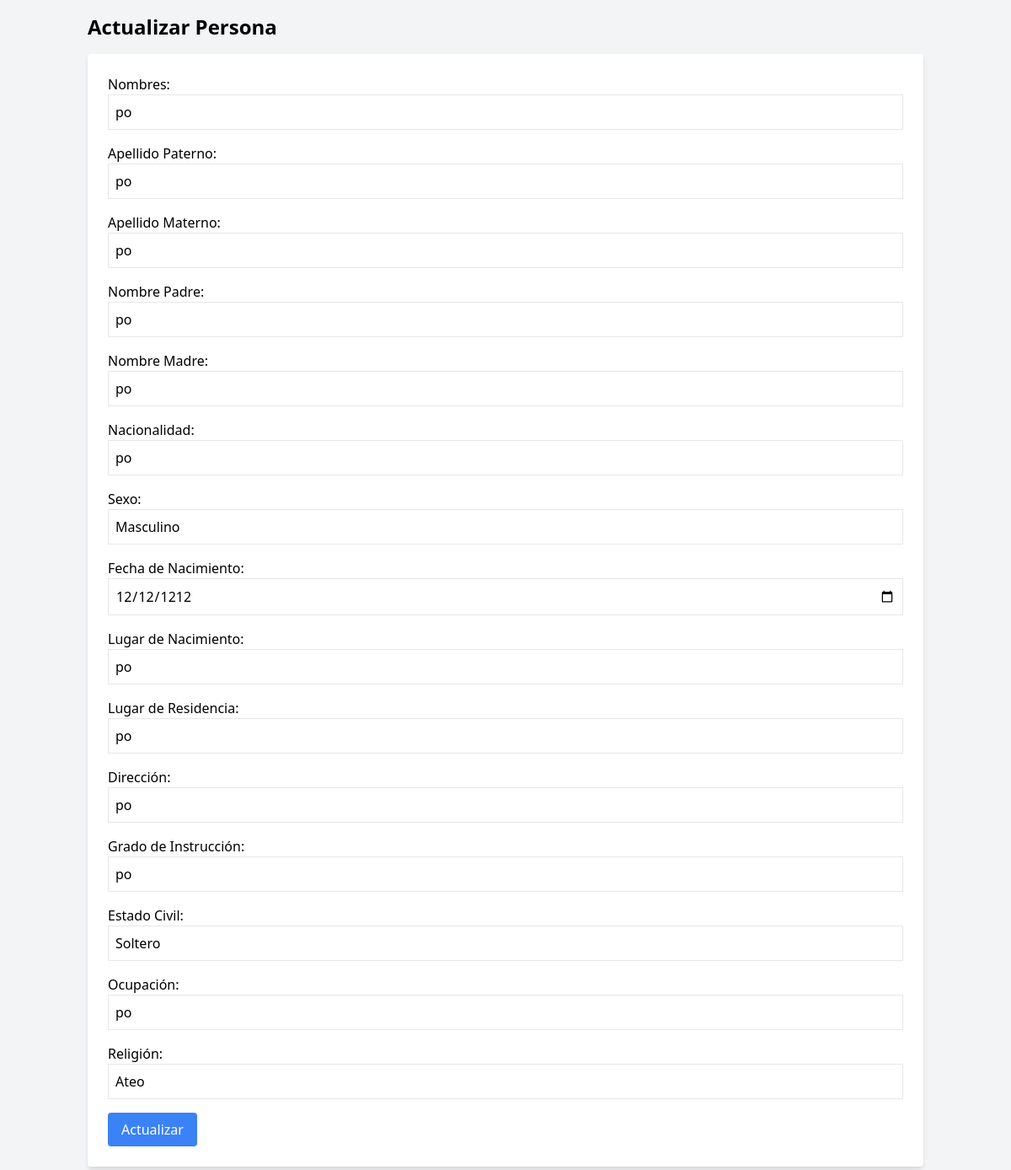
Screenshot of /update.php?dni=0101 with the database file from the repository.
### tables this page shows
CREATE TABLE `personas` (
  `dni` varchar(20) NOT NULL,
  `nombres` varchar(100) DEFAULT NULL,
  `apellidopa` varchar(50) DEFAULT NULL,
  `apellidoma` varchar(50) DEFAULT NULL,
  `nombrepa` varchar(50) DEFAULT NULL,
  `nombrema` varchar(50) DEFAULT NULL,
  `nacionalidad` varchar(50) DEFAULT NULL,
  `sexo` varchar(10) DEFAULT NULL,
  `fechanac` date DEFAULT NULL,
  `lugarnac` varchar(100) DEFAULT NULL,
  `departamento` varchar(45) NOT NULL,
  `provincia` varchar(45) NOT NULL,
  `distrito` varchar(40) NOT NULL,
  `lugarresi` varchar(100) DEFAULT NULL,
  `direccion` varchar(255) DEFAULT NULL,
  `gradoins` varchar(50) DEFAULT NULL,
  `estadoci` varchar(50) DEFAULT NULL,
  `ocupacion` varchar(50) DEFAULT NULL,
  `religion` varchar(50) DEFAULT NULL
);

### db.php (called while the page is built, shortened)
<?php
class Persona
{
    private $conn;
    private $table_name = "personas";
    public function __construct($db)
    {
        $this->conn = $db;
    }
    public function read($search = "", $start = 0, $limit = 10)
    {
        $query = "SELECT * FROM " . $this->table_name . " WHERE CONCAT(dni, ' ', nombres, ' ', apellidopa, ' ', apellidoma, ' ', nombrepa, ' ', nombrema, ' ', nacionalidad, ' ', sexo, ' ', fechanac, ' ', lugarnac, ' ', lugarresi,' ', departamento,' ', provincia,' ', distrito, ' ', direccion, ' ', gradoins, ' ', estadoci, ' ', ocupacion, ' ', religion) LIKE ? LIMIT ?, ?";
        $stmt = $this->conn->prepare($query);
        $search = "%{$search}%";
        $stmt->bind_param("sii", $search, $start, $limit);
        $stmt->execute();
        $result = $stmt->get_result();
        return $result;
    }
}

### update.php (the view, shortened to what this page needs)
<!DOCTYPE html>
<html lang="es">
<head>
    <link href="https://cdn.jsdelivr.net/npm/tailwindcss@2.2.19/dist/tailwind.min.css" rel="stylesheet">
</head>
<body class="bg-gray-100">
    <div class="container mx-auto p-4">
        <h1 class="text-2xl font-bold mb-4">Actualizar Persona</h1>
        <?php
        include_once 'db.php';
        $database = new Database();
        $db = $database->getConnection();
        $persona = new Persona($db);
        if ($_SERVER["REQUEST_METHOD"] == "GET" && isset($_GET['dni'])) {
            $persona->dni = $_GET['dni'];
            $result = $persona->read($_GET['dni'], 0, 1);
            $row = $result->fetch_assoc();
        }
        ?>
        <form action="update.php" method="post" class="bg-white p-6 rounded shadow-md">
            <label for="nombres" class="block">Nombres:</label>
            <input type="text" id="nombres" name="nombres" value="<?php echo isset($row['nombres']) ? $row['nombres'] : ''; ?>" class="border p-2 w-full mb-4">
            <label for="apellidopa" class="block">Apellido Paterno:</label>
            <input type="text" id="apellidopa" name="apellidopa" value="<?php echo isset($row['apellidopa']) ? $row['apellidopa'] : ''; ?>" class="border p-2 w-full mb-4">
            <label for="apellidoma" class="block">Apellido Materno:</label>
            <input type="text" id="apellidoma" name="apellidoma" value="<?php echo isset($row['apellidoma']) ? $row['apellidoma'] : ''; ?>" class="border p-2 w-full mb-4">
            <label for="nombrepa" class="block">Nombre Padre:</label>
            <input type="text" id="nombrepa" name="nombrepa" value="<?php echo isset($row['nombrepa']) ? $row['nombrepa'] : ''; ?>" class="border p-2 w-full mb-4">
            <label for="nombrema" class="block">Nombre Madre:</label>
            <input type="text" id="nombrema" name="nombrema" value="<?php echo isset($row['nombrema']) ? $row['nombrema'] : ''; ?>" class="border p-2 w-full mb-4">
            <label for="nacionalidad" class="block">Nacionalidad:</label>
            <input type="text" id="nacionalidad" name="nacionalidad" value="<?php echo isset($row['nacionalidad']) ? $row['nacionalidad'] : ''; ?>" class="border p-2 w-full mb-4">
            <label for="sexo" class="block">Sexo:</label>
            <input type="text" id="sexo" name="sexo" value="<?php echo isset($row['sexo']) ? $row['sexo'] : ''; ?>" class="border p-2 w-full mb-4">
            <label for="fechanac" class="block">Fecha de Nacimiento:</label>
            <input type="date" id="fechanac" name="fechanac" value="<?php echo isset($row['fechanac']) ? $row['fechanac'] : ''; ?>" class="border p-2 w-full mb-4">
            <label for="lugarnac" class="block">Lugar de Nacimiento:</label>
            <input type="text" id="lugarnac" name="lugarnac" value="<?php echo isset($row['lugarnac']) ? $row['lugarnac'] : ''; ?>" class="border p-2 w-full mb-4">
            <label for="lugarresi" class="block">Lugar de Residencia:</label>
            <input type="text" id="lugarresi" name="lugarresi" value="<?php echo isset($row['lugarresi']) ? $row['lugarresi'] : ''; ?>" class="border p-2 w-full mb-4">
            <label for="direccion" class="block">Dirección:</label>
            <input type="text" id="direccion" name="direccion" value="<?php echo isset($row['direccion']) ? $row['direccion'] : ''; ?>" class="border p-2 w-full mb-4">
            <label for="gradoins" class="block">Grado de Instrucción:</label>
            <input type="text" id="gradoins" name="gradoins" value="<?php echo isset($row['gradoins']) ? $row['gradoins'] : ''; ?>" class="border p-2 w-full mb-4">
            <label for="estadoci" class="block">Estado Civil:</label>
            <input type="text" id="estadoci" name="estadoci" value="<?php echo isset($row['estadoci']) ? $row['estadoci'] : ''; ?>" class="border p-2 w-full mb-4">
            <label for="ocupacion" class="block">Ocupación:</label>
            <input type="text" id="ocupacion" name="ocupacion" value="<?php echo isset($row['ocupacion']) ? $row['ocupacion'] : ''; ?>" class="border p-2 w-full mb-4">
            <label for="religion" class="block">Religión:</label>
            <input type="text" id="religion" name="religion" value="<?php echo isset($row['religion']) ? $row['religion'] : ''; ?>" class="border p-2 w-full mb-4">
            <button type="submit" name="submit" class="bg-blue-500 text-white px-4 py-2 rounded">Actualizar</button>
        </form>
    </div>
</body>
</html>

### rows the page displays
personas: nombres "po", apellidopa "po", apellidoma "po", nombrepa "po", nombrema "po", nacionalidad "po", sexo "Masculino", fechanac "12/12/1212", lugarnac "po", lugarresi "po", direccion "po", gradoins "po", estadoci "Soltero", ocupacion "po", religion "Ateo"
